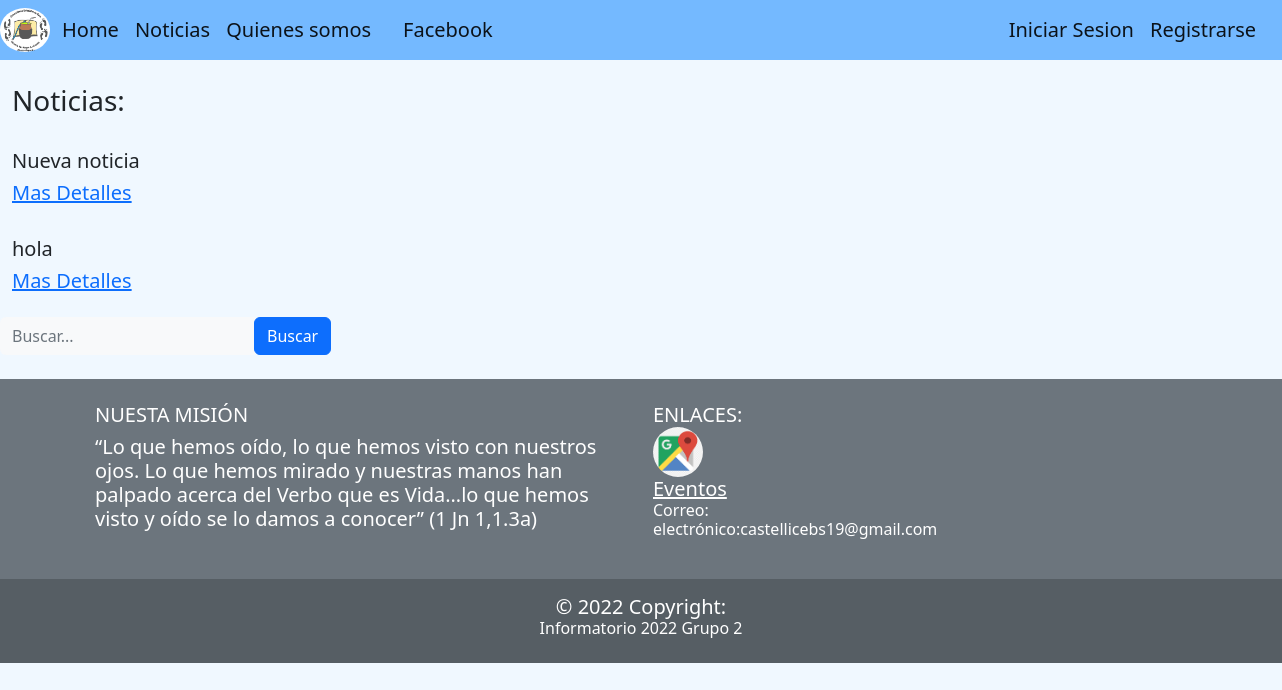
The page /Noticias/listar/ on the database as committed earlier.
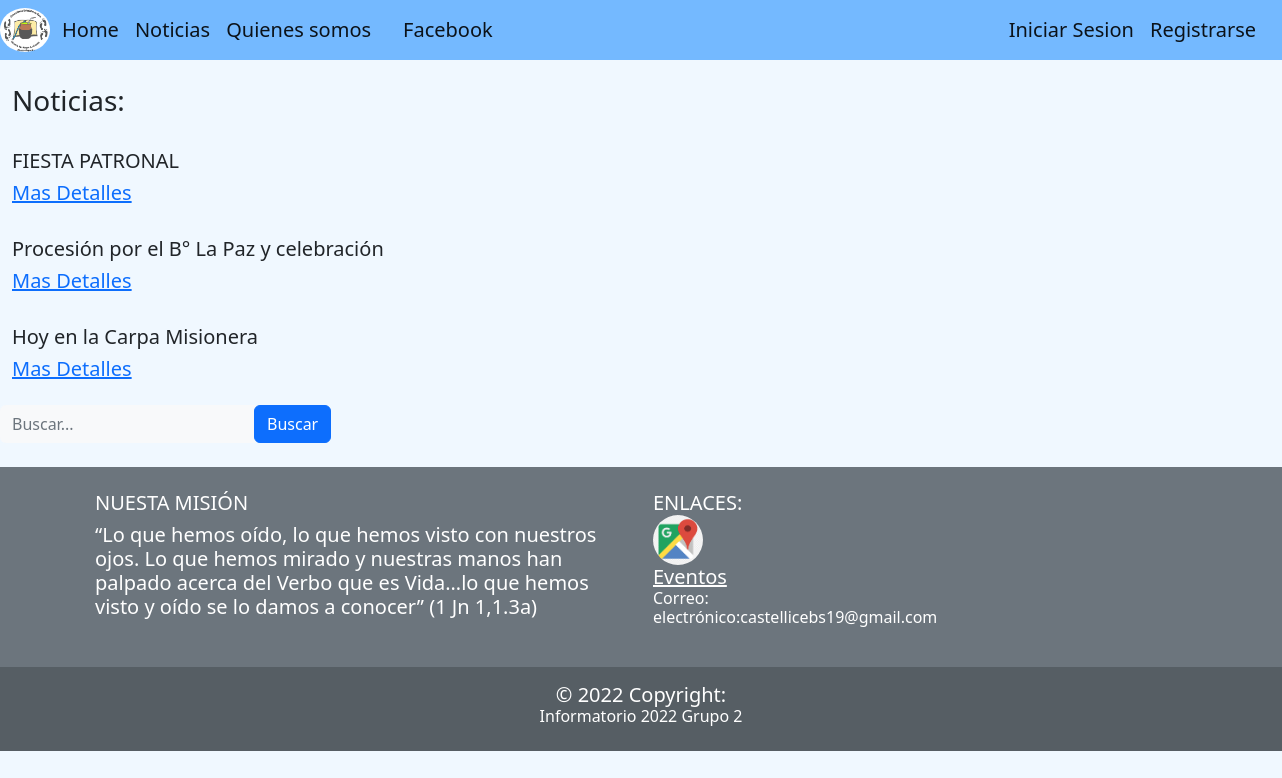
The same page on the database as committed later.
### apps/noticias/models.py (models this page shows, shortened)
class Noticia(models.Model):
	titulo = models.CharField(max_length = 120)
	creado = models.DateField(auto_now_add = True)
	cuerpo = models.TextField()
	autor = models.CharField(max_length = 50, null=True, blank = True)
	imagen = models.ImageField(upload_to = 'noticias', null=True, blank = True)
	categoria = models.ForeignKey(Categoria, on_delete = models.CASCADE,null = True, blank = True)
	def __str__(self):
		return self.titulo

### apps/noticias/views.py (the view)
# urls.py: path('listar/', views.Listar, name = 'listar_noticias'),
def Listar(request):
	busqueda = request.GET.get("buscar",None)
	print(busqueda)
	if busqueda:
		noticias = Noticia.objects.filter(titulo__icontains = busqueda)
	else:
		noticias = Noticia.objects.all()
	print(noticias)
	return render(request, 'noticias/listar_noticias.html', {'notis':noticias})
	return render(request,'noticias/listar_noticias.html',ctx)

### templates/noticias/listar_noticias.html (shortened to what this page needs)
{%extends 'base.html'%}
{% load static %}
{%block contenido%}
    <h3 style="padding-left: 12px;">Noticias: </h3>
    {% for n in notis%}
        <br>
        <h5 style="padding-left: 12px;">{{n.titulo}}<h5>
        <a style="padding-left: 12px;" href="{% url 'noticias:detalle_noticias' n.pk %}">Mas Detalles</a>
        <br>
    {% endfor %}
    <br>
<form class="d-none d-sm-inline-block form-inline mr-auto ml-md-3 my-2 my-md-0 mw-100 navbar-search"method="GET">
    <div class="input-group">
        <input type="text" class="form-control bg-light border-0 small" placeholder="Buscar..." name="buscar" value="{{ request.GET.buscar }}">
            <div class="input-group-append">
            <button class="btn btn-primary" type="submit">Buscar
            </button>
        </div>
    </div>
</form>
<br>
{%endblock contenido%}

Rows that differ between the two databases and show on the page:
changed Noticia: titulo "Nueva noticia" → "FIESTA PATRONAL"
changed Noticia: titulo "hola" → "Procesión por el B° La Paz y celebración"
added Noticia: titulo "Hoy en la Carpa Misionera"
